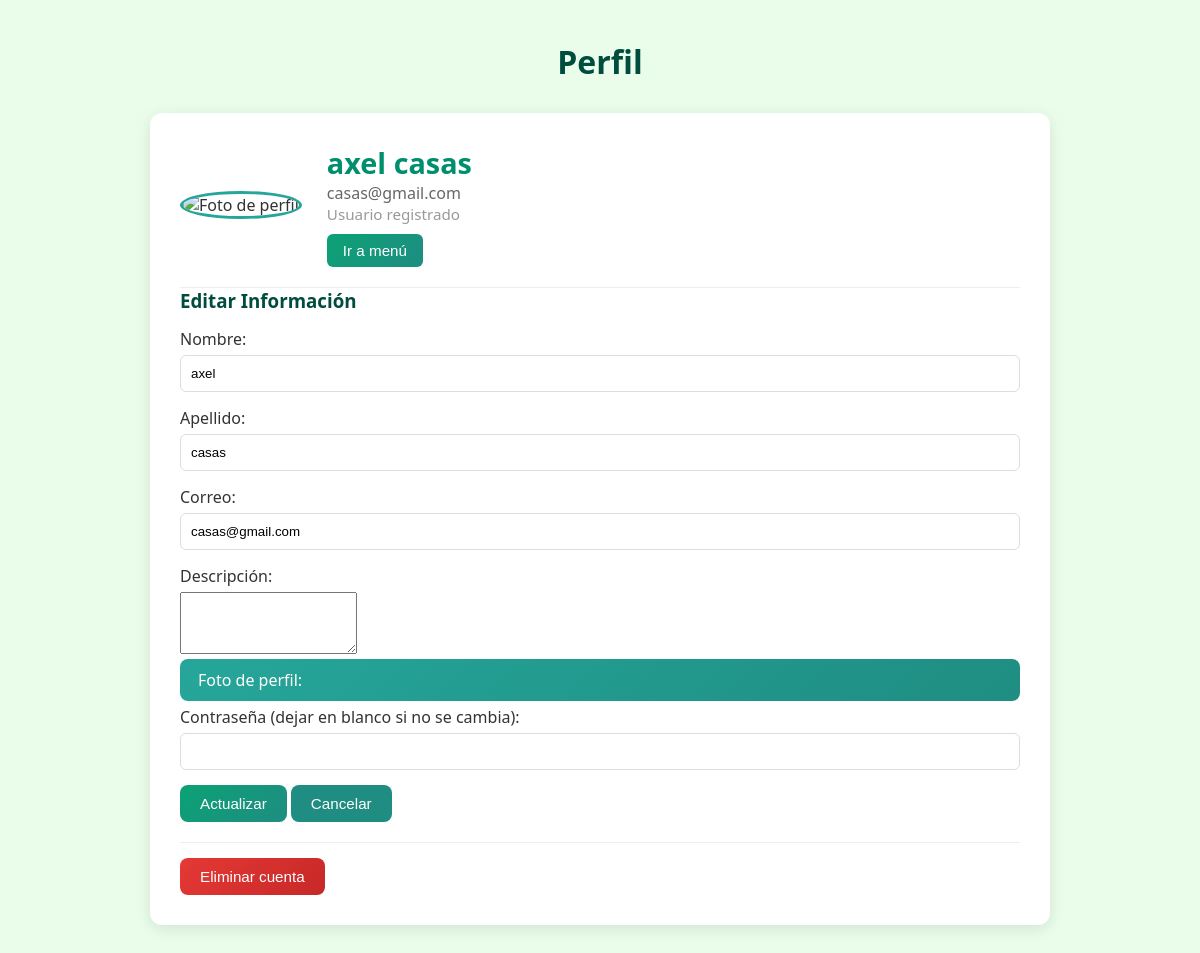
The page /perfil.php (signed in) on the database its author committed.
### tables this page shows
CREATE TABLE `usuarios` (
  `id_usuario` int(30) NOT NULL,
  `nombre` varchar(30) NOT NULL,
  `apellido` varchar(30) NOT NULL,
  `correo` varchar(30) NOT NULL,
  `contraseña` varchar(30) NOT NULL,
  `id_cargo` int(11) NOT NULL,
  `foto` varchar(222) NOT NULL,
  `descripcion` varchar(20) NOT NULL
);

### perfil.php (the view, shortened to what this page needs)
<?php
include("conexion.php");
$id = $_SESSION['id_usuario'];
$sql = "SELECT * FROM usuarios WHERE id_usuario = ?";
$stmt = $conexion->prepare($sql);
$stmt->bind_param("i", $id);
$stmt->execute();
$resultado = $stmt->get_result();
$usuario = $resultado->fetch_assoc();
?>
<!DOCTYPE html>
<html lang="es">
<head>
    <link rel="stylesheet" href="css/perfil.css" />
</head>
<body>
    <h1>Perfil</h1>
    <main>
        <section class="perfil-container">
            <div class="perfil-header">
                <div class="perfil-foto">
                    <img id="preview-foto" src="<?= htmlspecialchars($usuario['foto'] ?? 'uploads/default.png') ?>" alt="Foto de perfil">
                </div>
                <div class="perfil-datos">
                    <h2><?= htmlspecialchars($usuario['nombre']) . " " . htmlspecialchars($usuario['apellido']) ?></h2>
                    <p class="correo"><?= htmlspecialchars($usuario['correo']) ?></p>
                    <p class="rol">Usuario registrado</p>
                    <div class="perfil-botones">
                        <a href="inicio.php"><button class="btn-azul">Ir a menú</button></a>
                    </div>
                </div>
            </div>
            <div class="perfil-editar">
                <h3>Editar Información</h3>
                <form method="POST" action="procesar_actualizacion_perfil.php" enctype="multipart/form-data">
                    <label>Nombre:</label>
                    <input type="text" name="nombre" value="<?= htmlspecialchars($usuario['nombre']) ?>" required>
                    <label>Apellido:</label>
                    <input type="text" name="apellido" value="<?= htmlspecialchars($usuario['apellido']) ?>" required>
                    <label>Correo:</label>
                    <input type="email" name="correo" value="<?= htmlspecialchars($usuario['correo']) ?>" required>
                    <label>Descripción:</label>
                    <textarea name="descripcion" rows="4"><?= htmlspecialchars($usuario['descripcion']) ?></textarea>
                    <label for="foto" class="file-label">Foto de perfil:</label>
                    <label>Contraseña (dejar en blanco si no se cambia):</label>
                    <input type="password" name="contraseña" autocomplete="new-password">
                    <button type="submit" class="btn-verde">Actualizar</button>
                    <?php $destinoCancelar = ($usuario['id_cargo'] == 3) ? "despachar.php" : "inicio.php"; ?>
                    <a href="<?= $destinoCancelar ?>"><button type="button" class="btn-gris">Cancelar</button></a>
                </form>
            </div>
            <div class="perfil-eliminar">
                <form method="POST" action="eliminar_cuenta.php" onsubmit="return confirm('¿Estás seguro que querés eliminar tu cuenta?')">
                    <button type="submit" class="btn-rojo">Eliminar cuenta</button>
                </form>
            </div>
        </section>
    </main>
</body>
</html>

### css/perfil.css (style rules this page uses)
* { margin: 0; padding: 0; box-sizing: border-box; }
body { font-family: "Segoe UI", sans-serif; background: #eafdea; color: #333; padding: 40px; }
h1 { text-align: center; color: #004d40; margin-bottom: 30px; }
.perfil-container { max-width: 900px; margin: 0 auto; background: #fff; border-radius: 12px; box-shadow: 0 4px 15px rgba(0,0,0,0.1); padding: 30px; }
.perfil-header { display: flex; align-items: center; gap: 25px; border-bottom: 1px solid #eee; padding-bottom: 20px; }
.perfil-foto img { width: 120px; height: 120px; object-fit: cover; border-radius: 50%; border: 3px solid #26a69a; }
.perfil-datos h2 { font-size: 1.8rem; color: #008f6c; }
.perfil-datos .correo { color: #666; }
.perfil-datos .rol { font-size: 0.95rem; color: #999; margin-bottom: 10px; }
.perfil-botones button { margin-right: 10px; padding: 8px 16px; border: none; border-radius: 6px; font-size: 0.95rem; cursor: pointer; transition: all 0.3s ease; }
button, input[type="submit"], input[type="button"] { padding: 10px 20px; border: none; border-radius: 8px; font-size: 0.95rem; cursor: pointer; transition: all 0.3s ease; font-weight: 500; }
.btn-verde { background: linear-gradient(135deg, #0ba174, #1f8d82); color: #fff; }
.btn-azul { background: linear-gradient(135deg,#0ba174, #1f8d82); color: #fff; }
.btn-gris { background: #1f8d82; color: #fff; }
.btn-rojo { background: linear-gradient(135deg, #e53935, #c62828); color: #fff; }
.file-label { display: inline-block; padding: 10px 18px; background: linear-gradient(135deg, #26a69a, #1f8d82); color: #fff; border-radius: 8px; cursor: pointer; transition: all 0.3s ease; font-weight: 500; }
.perfil-editar h3 { margin-bottom: 15px; color: #004d40; }
.perfil-editar form label { display: block; margin-bottom: 5px; font-weight: 500; }
.perfil-editar form input { width: 100%; padding: 10px; border: 1px solid #ddd; border-radius: 6px; margin-bottom: 15px; }
.perfil-eliminar { margin-top: 20px; padding-top: 15px; border-top: 1px solid #eee; }

### rows shown on the page
usuarios: nombre "axel", apellido "casas", correo "casas@gmail.com"
